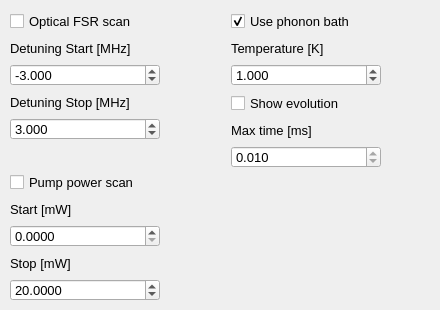
          <widget class="QWidget" name="tab_2">
           <attribute name="title">
            <string>Scan and advanced settings</string>
           </attribute>
           <widget class="QWidget" name="layoutWidget_2">
            <property name="geometry">
             <rect>
              <x>10</x>
              <y>10</y>
              <width>421</width>
              <height>291</height>
             </rect>
            </property>
            <layout class="QHBoxLayout" name="horizontalLayout_4">
             <item>
              <layout class="QVBoxLayout" name="verticalLayout_9">
               <item>
                <widget class="QCheckBox" name="C_scan_D">
                 <property name="enabled">
                  <bool>true</bool>
                 </property>
                 <property name="sizePolicy">
                  <sizepolicy hsizetype="Minimum" vsizetype="Fixed">
                   <horstretch>0</horstretch>
                   <verstretch>0</verstretch>
                  </sizepolicy>
                 </property>
                 <property name="minimumSize">
                  <size>
                   <width>80</width>
                   <height>22</height>
                  </size>
                 </property>
                 <property name="maximumSize">
                  <size>
                   <width>16777215</width>
                   <height>22</height>
                  </size>
                 </property>
                 <property name="font">
                  <font>
                   <pointsize>10</pointsize>
                  </font>
                 </property>
                 <property name="toolTip">
                  <string/>
                 </property>
                 <property name="text">
                  <string>Optical FSR scan</string>
                 </property>
                 <property name="checked">
                  <bool>false</bool>
                 </property>
                </widget>
               </item>
               <item>
                <widget class="QLabel" name="C_f_start_MHz_lbl">
                 <property name="minimumSize">
                  <size>
                   <width>200</width>
                   <height>20</height>
                  </size>
                 </property>
                 <property name="maximumSize">
                  <size>
                   <width>16777215</width>
                   <height>20</height>
                  </size>
                 </property>
                 <property name="font">
                  <font>
                   <pointsize>10</pointsize>
                  </font>
                 </property>
                 <property name="text">
                  <string>Detuning Start [MHz]</string>
                 </property>
                </widget>
               </item>
               <item>
                <widget class="QDoubleSpinBox" name="C_f_start_MHz">
                 <property name="sizePolicy">
                  <sizepolicy hsizetype="Fixed" vsizetype="Fixed">
                   <horstretch>0</horstretch>
                   <verstretch>0</verstretch>
                  </sizepolicy>
                 </property>
                 <property name="minimumSize">
                  <size>
                   <width>150</width>
                   <height>22</height>
                  </size>
                 </property>
                 <property name="maximumSize">
                  <size>
                   <width>16777215</width>
                   <height>22</height>
                  </size>
                 </property>
                 <property name="font">
                  <font>
                   <pointsize>10</pointsize>
                  </font>
                 </property>
                 <property name="decimals">
                  <number>3</number>
                 </property>
                 <property name="minimum">
                  <double>-100.000000000000000</double>
                 </property>
                 <property name="maximum">
                  <double>100.000000000000000</double>
                 </property>
                 <property name="singleStep">
                  <double>0.100000000000000</double>
                 </property>
                 <property name="value">
                  <double>-3.000000000000000</double>
                 </property>
                </widget>
               </item>
               <item>
                <widget class="QLabel" name="C_f_stop_MHz_lbl">
                 <property name="minimumSize">
                  <size>
                   <width>200</width>
                   <height>20</height>
                  </size>
                 </property>
                 <property name="maximumSize">
                  <size>
                   <width>16777215</width>
                   <height>20</height>
                  </size>
                 </property>
                 <property name="font">
                  <font>
                   <pointsize>10</pointsize>
                  </font>
                 </property>
                 <property name="text">
                  <string>Detuning Stop [MHz]</string>
                 </property>
                </widget>
               </item>
               <item>
                <widget class="QDoubleSpinBox" name="C_f_stop_MHz">
                 <property name="sizePolicy">
                  <sizepolicy hsizetype="Fixed" vsizetype="Fixed">
                   <horstretch>0</horstretch>
                   <verstretch>0</verstretch>
                  </sizepolicy>
                 </property>
                 <property name="minimumSize">
                  <size>
                   <width>150</width>
                   <height>22</height>
                  </size>
                 </property>
                 <property name="maximumSize">
                  <size>
                   <width>16777215</width>
                   <height>22</height>
                  </size>
                 </property>
                 <property name="font">
                  <font>
                   <pointsize>10</pointsize>
                  </font>
                 </property>
                 <property name="decimals">
                  <number>3</number>
                 </property>
                 <property name="minimum">
                  <double>-100.000000000000000</double>
                 </property>
                 <property name="maximum">
                  <double>100.000000000000000</double>
                 </property>
                 <property name="singleStep">
                  <double>0.100000000000000</double>
                 </property>
                 <property name="value">
                  <double>3.000000000000000</double>
                 </property>
                </widget>
               </item>
               <item>
                <spacer name="verticalSpacer_5">
                 <property name="orientation">
                  <enum>Qt::Vertical</enum>
                 </property>
                 <property name="sizeType">
                  <enum>QSizePolicy::Expanding</enum>
                 </property>
                 <property name="sizeHint" stdset="0">
                  <size>
                   <width>20</width>
                   <height>10</height>
                  </size>
                 </property>
                </spacer>
               </item>
               <item>
                <widget class="QCheckBox" name="C_scan_P">
                 <property name="enabled">
                  <bool>true</bool>
                 </property>
                 <property name="sizePolicy">
                  <sizepolicy hsizetype="Minimum" vsizetype="Fixed">
                   <horstretch>0</horstretch>
                   <verstretch>0</verstretch>
                  </sizepolicy>
                 </property>
                 <property name="minimumSize">
                  <size>
                   <width>80</width>
                   <height>22</height>
                  </size>
                 </property>
                 <property name="maximumSize">
                  <size>
                   <width>16777215</width>
                   <height>22</height>
                  </size>
                 </property>
                 <property name="font">
                  <font>
                   <pointsize>10</pointsize>
                  </font>
                 </property>
                 <property name="toolTip">
                  <string/>
                 </property>
                 <property name="text">
                  <string>Pump power scan</string>
                 </property>
                 <property name="checked">
                  <bool>false</bool>
                 </property>
                </widget>
               </item>
               <item>
                <widget class="QLabel" name="C_P_start_mW_lbl">
                 <property name="minimumSize">
                  <size>
                   <width>200</width>
                   <height>20</height>
                  </size>
                 </property>
                 <property name="maximumSize">
                  <size>
                   <width>16777215</width>
                   <height>20</height>
                  </size>
                 </property>
                 <property name="font">
                  <font>
                   <pointsize>10</pointsize>
                  </font>
                 </property>
                 <property name="text">
                  <string>Start [mW]</string>
                 </property>
                </widget>
               </item>
               <item>
                <widget class="QDoubleSpinBox" name="C_P_start_mW">
                 <property name="sizePolicy">
                  <sizepolicy hsizetype="Fixed" vsizetype="Fixed">
                   <horstretch>0</horstretch>
                   <verstretch>0</verstretch>
                  </sizepolicy>
                 </property>
                 <property name="minimumSize">
                  <size>
                   <width>150</width>
                   <height>22</height>
                  </size>
                 </property>
                 <property name="maximumSize">
                  <size>
                   <width>16777215</width>
                   <height>22</height>
                  </size>
                 </property>
                 <property name="font">
                  <font>
                   <pointsize>10</pointsize>
                  </font>
                 </property>
                 <property name="decimals">
                  <number>4</number>
                 </property>
                 <property name="minimum">
                  <double>0.000000000000000</double>
                 </property>
                 <property name="maximum">
                  <double>1000.000000000000000</double>
                 </property>
                 <property name="singleStep">
                  <double>0.100000000000000</double>
                 </property>
                 <property name="value">
                  <double>0.000000000000000</double>
                 </property>
                </widget>
               </item>
               <item>
                <widget class="QLabel" name="C_P_stop_mW_lbl">
                 <property name="minimumSize">
                  <size>
                   <width>200</width>
                   <height>20</height>
                  </size>
                 </property>
                 <property name="maximumSize">
                  <size>
                   <width>16777215</width>
                   <height>20</height>
                  </size>
                 </property>
                 <property name="font">
                  <font>
                   <pointsize>10</pointsize>
                  </font>
                 </property>
                 <property name="text">
                  <string>Stop [mW]</string>
                 </property>
                </widget>
               </item>
               <item>
                <widget class="QDoubleSpinBox" name="C_P_stop_mW">
                 <property name="sizePolicy">
                  <sizepolicy hsizetype="Fixed" vsizetype="Fixed">
                   <horstretch>0</horstretch>
                   <verstretch>0</verstretch>
                  </sizepolicy>
                 </property>
                 <property name="minimumSize">
                  <size>
                   <width>150</width>
                   <height>22</height>
                  </size>
                 </property>
                 <property name="maximumSize">
                  <size>
                   <width>16777215</width>
                   <height>22</height>
                  </size>
                 </property>
                 <property name="font">
                  <font>
                   <pointsize>10</pointsize>
                  </font>
                 </property>
                 <property name="decimals">
                  <number>4</number>
                 </property>
                 <property name="minimum">
                  <double>0.000000000000000</double>
                 </property>
                 <property name="maximum">
                  <double>1000.000000000000000</double>
                 </property>
                 <property name="singleStep">
                  <double>0.100000000000000</double>
                 </property>
                 <property name="value">
                  <double>20.000000000000000</double>
                 </property>
                </widget>
               </item>
              </layout>
             </item>
             <item>
              <spacer name="horizontalSpacer_5">
               <property name="orientation">
                <enum>Qt::Horizontal</enum>
               </property>
               <property name="sizeHint" stdset="0">
                <size>
                 <width>40</width>
                 <height>20</height>
                </size>
               </property>
              </spacer>
             </item>
             <item>
              <layout class="QVBoxLayout" name="verticalLayout_12">
               <item>
                <widget class="QCheckBox" name="C_use_bath">
                 <property name="enabled">
                  <bool>true</bool>
                 </property>
                 <property name="sizePolicy">
                  <sizepolicy hsizetype="Minimum" vsizetype="Fixed">
                   <horstretch>0</horstretch>
                   <verstretch>0</verstretch>
                  </sizepolicy>
                 </property>
                 <property name="minimumSize">
                  <size>
                   <width>80</width>
                   <height>22</height>
                  </size>
                 </property>
                 <property name="maximumSize">
                  <size>
                   <width>16777215</width>
                   <height>22</height>
                  </size>
                 </property>
                 <property name="font">
                  <font>
                   <pointsize>10</pointsize>
                  </font>
                 </property>
                 <property name="toolTip">
                  <string/>
                 </property>
                 <property name="text">
                  <string>Use phonon bath</string>
                 </property>
                 <property name="checked">
                  <bool>true</bool>
                 </property>
                </widget>
               </item>
               <item>
                <widget class="QLabel" name="C_bath_K_lbl">
                 <property name="minimumSize">
                  <size>
                   <width>200</width>
                   <height>20</height>
                  </size>
                 </property>
                 <property name="maximumSize">
                  <size>
                   <width>16777215</width>
                   <height>20</height>
                  </size>
                 </property>
                 <property name="font">
                  <font>
                   <pointsize>10</pointsize>
                  </font>
                 </property>
                 <property name="text">
                  <string>Temperature [K]</string>
                 </property>
                </widget>
               </item>
               <item>
                <widget class="QDoubleSpinBox" name="C_bath_K">
                 <property name="enabled">
                  <bool>true</bool>
                 </property>
                 <property name="sizePolicy">
                  <sizepolicy hsizetype="Fixed" vsizetype="Fixed">
                   <horstretch>0</horstretch>
                   <verstretch>0</verstretch>
                  </sizepolicy>
                 </property>
                 <property name="minimumSize">
                  <size>
                   <width>150</width>
                   <height>22</height>
                  </size>
                 </property>
                 <property name="maximumSize">
                  <size>
                   <width>16777215</width>
                   <height>22</height>
                  </size>
                 </property>
                 <property name="font">
                  <font>
                   <pointsize>10</pointsize>
                  </font>
                 </property>
                 <property name="readOnly">
                  <bool>false</bool>
                 </property>
                 <property name="decimals">
                  <number>3</number>
                 </property>
                 <property name="maximum">
                  <double>10.000000000000000</double>
                 </property>
                 <property name="singleStep">
                  <double>0.100000000000000</double>
                 </property>
                 <property name="value">
                  <double>1.000000000000000</double>
                 </property>
                </widget>
               </item>
               <item>
                <widget class="QCheckBox" name="C_use_time_evolution">
                 <property name="enabled">
                  <bool>true</bool>
                 </property>
                 <property name="sizePolicy">
                  <sizepolicy hsizetype="Minimum" vsizetype="Fixed">
                   <horstretch>0</horstretch>
                   <verstretch>0</verstretch>
                  </sizepolicy>
                 </property>
                 <property name="minimumSize">
                  <size>
                   <width>80</width>
                   <height>22</height>
                  </size>
                 </property>
                 <property name="maximumSize">
                  <size>
                   <width>16777215</width>
                   <height>22</height>
                  </size>
                 </property>
                 <property name="font">
                  <font>
                   <pointsize>10</pointsize>
                  </font>
                 </property>
                 <property name="toolTip">
                  <string/>
                 </property>
                 <property name="text">
                  <string>Show evolution</string>
                 </property>
                 <property name="checked">
                  <bool>false</bool>
                 </property>
                </widget>
               </item>
               <item>
                <widget class="QLabel" name="C_time_ms">
                 <property name="minimumSize">
                  <size>
                   <width>200</width>
                   <height>20</height>
                  </size>
                 </property>
                 <property name="maximumSize">
                  <size>
                   <width>16777215</width>
                   <height>20</height>
                  </size>
                 </property>
                 <property name="font">
                  <font>
                   <pointsize>10</pointsize>
                  </font>
                 </property>
                 <property name="text">
                  <string>Max time [ms]</string>
                 </property>
                </widget>
               </item>
               <item>
                <widget class="QDoubleSpinBox" name="C_f_start_MHz_3">
                 <property name="enabled">
                  <bool>true</bool>
                 </property>
                 <property name="sizePolicy">
                  <sizepolicy hsizetype="Fixed" vsizetype="Fixed">
                   <horstretch>0</horstretch>
                   <verstretch>0</verstretch>
                  </sizepolicy>
                 </property>
                 <property name="minimumSize">
                  <size>
                   <width>150</width>
                   <height>22</height>
                  </size>
                 </property>
                 <property name="maximumSize">
                  <size>
                   <width>16777215</width>
                   <height>22</height>
                  </size>
                 </property>
                 <property name="font">
                  <font>
                   <pointsize>10</pointsize>
                  </font>
                 </property>
                 <property name="readOnly">
                  <bool>true</bool>
                 </property>
                 <property name="decimals">
                  <number>3</number>
                 </property>
                 <property name="maximum">
                  <double>10.000000000000000</double>
                 </property>
                 <property name="singleStep">
                  <double>0.100000000000000</double>
                 </property>
                 <property name="value">
                  <double>0.010000000000000</double>
                 </property>
                </widget>
               </item>
               <item>
                <spacer name="verticalSpacer_7">
                 <property name="orientation">
                  <enum>Qt::Vertical</enum>
                 </property>
                 <property name="sizeType">
                  <enum>QSizePolicy::Expanding</enum>
                 </property>
                 <property name="sizeHint" stdset="0">
                  <size>
                   <width>20</width>
                   <height>10</height>
                  </size>
                 </property>
                </spacer>
               </item>
              </layout>
             </item>
            </layout>
           </widget>
          </widget>
